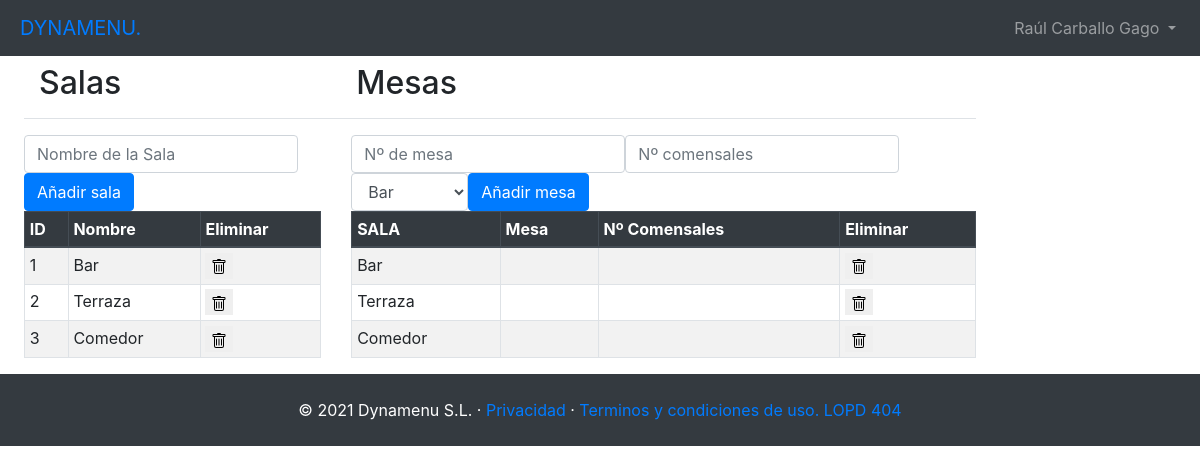
Page /htdocs/views/mesas.php (signed in) on the committed database.
### tables this page shows
CREATE TABLE `salas` (
  `SAL_ID` int NOT NULL,
  `SAL_NEG_ID` int NOT NULL,
  `SAL_Nombre` varchar(40) NOT NULL,
  `SAL_CoordX` decimal(10,0) DEFAULT NULL,
  `SAL_CoordY` decimal(10,0) DEFAULT NULL,
  `SAL_Ancho` decimal(10,0) DEFAULT NULL,
  `SAL_Altura` decimal(10,0) DEFAULT NULL
);

### htdocs/modelo/sala.php (the view, shortened to what this page needs)
<?php
class sala {
	public function cargaSalas($fuerza){
		if (!($fuerza=="si")){
			if ((isset($_SESSION['MisSalas']))){
				return;
			}
		}
		if ((isset($_SESSION['SGDB']))){
			$con=$_SESSION['SGBD'];
		}else{
			$bbdd=new BBDD();
			$bbdd->conecta();
			$con=$bbdd->conexion;
		}
		if ($_SESSION['usuario']['USU_ROL_ID']==1){
			$busca="Select * from salas where 1";
		}else{
			$busca="Select * from salas where SAL_NEG_ID=".$_SESSION['usuario']['USU_NEG_ID'];
		}
		$result = mysqli_query($con,$busca);
	}
	public function cargaTablaSalas(){
		echo "<div class='table-responsive'>";
		echo "<table class='table table-striped table-sm table-bordered table-hover'>";
		echo '<thead class="thead-dark">';
			echo '<th>ID</th>';
			echo '<th>Nombre</th>';
			echo '<th>Eliminar</th>';
		echo '</thead>';
        echo '<tbody>';
		if (isset($_SESSION['MisSalas'])){
			$misSalas=$_SESSION['MisSalas'];
			$numSalas=count($misSalas);
		}else{
			$numSalas=0;
		}
		for($i=0;$i<$numSalas;++$i){
			$row=$misSalas[$i];
			echo "<tr>";
			echo "<td>".$row['SAL_ID']."</td>";
			echo "<td>".$row['SAL_Nombre']."</td>";
			echo "<td>";
			echo "<button style ='border:0' onclick=\"confirmaBajaSala('".$row['SAL_ID']."','".$row['SAL_Nombre']."');\"><img src='./Assets/Icons/eliminar.svg' alt='Eliminar' ></img></button>";
			echo "</td>";
			echo "</tr>";
		}
		echo '</tbody>';
		echo '</table>';
		echo '</div>';
	}
	public function selectSalas(){
		$this->cargaSalas("no");
		if (isset($_SESSION['MisSalas'])){
			$misSalas=$_SESSION['MisSalas'];
			$numSalas=count($misSalas);
		}else{
			$numSalas=0;
		}
		echo "<select class='form-control' name='selectSalas' id='selectSalas' required placeholder='Selecciona la Sala del restaurante'>";
		for($i=0;$i<$numSalas;++$i){
			$row=$misSalas[$i];
			echo "<option value='".$row['SAL_ID']."'>".$row['SAL_Nombre']."</option>";
		}
		echo "</select>";
	}
}

### htdocs/modelo/mesa.php (shortened to what this page needs)
<?php
class mesa {
	public function cargaMesas($fuerza){
		if ((isset($_SESSION['SGDB']))){
			$con=$_SESSION['SGBD'];
		}else{
			$bbdd=new BBDD();
			$bbdd->conecta();
			$con=$bbdd->conexion;
		}
		if ($_SESSION['usuario']['USU_ROL_ID']==1){
			$busca="Select * from salas where 1";
		}else{
			$busca="SELECT SAL_ID,SAL_Nombre,MES_ID,MES_NPersonas FROM salas,mesas WHERE MES_SAL_ID=SAL_ID and SAL_NEG_ID='".$_SESSION['usuario']['USU_NEG_ID']."' Order by 2,3";
		}
		$result = mysqli_query($con,$busca);
	}
	public function cargaTablaMesas(){
		$this->cargaMesas("no");
		echo "<div class='table-responsive'>";
		echo "<table class='table table-striped table-sm table-bordered table-hover'>";
		echo '<thead class="thead-dark">';
			echo '<th>SALA</th>';
			echo '<th>Mesa</th>';
			echo '<th>Nº Comensales</th>';
			echo '<th>Eliminar</th>';
		echo '</thead>';
        echo '<tbody>';
		if (isset($_SESSION['MisMesas'])){
			$misMesas=$_SESSION['MisMesas'];
			$numMesas=count($misMesas);
		}else{
			$numMesas=0;
		}
		for($i=0;$i<$numMesas;++$i){
			$row=$misMesas[$i];
			echo "<tr>";
			echo "<td>".$row['SAL_Nombre']."</td>";
			echo "<td>".$row['MES_ID']."</td>";
			echo "<td>".$row['MES_NPersonas']."</td>";
			echo "<td>";
			echo "<button style ='border:0' onclick=\"confirmaBajaMesa('".$row['SAL_ID']."','".$row['SAL_Nombre']."','".$row['MES_ID']."','".$row['MES_NPersonas']."');\"><img src='./Assets/Icons/eliminar.svg' alt='Eliminar' ></img></button>";
			echo "</td>";
			echo "</tr>";
		}
		echo '</tbody>';
		echo '</table>';
		echo '</div>';
	}
}

### rows in the picture
salas: SAL_ID "1", SAL_Nombre "Bar"
salas: SAL_ID "2", SAL_Nombre "Terraza"
salas: SAL_ID "3", SAL_Nombre "Comedor"

### other values in the picture
form field selectSalas "Bar"
